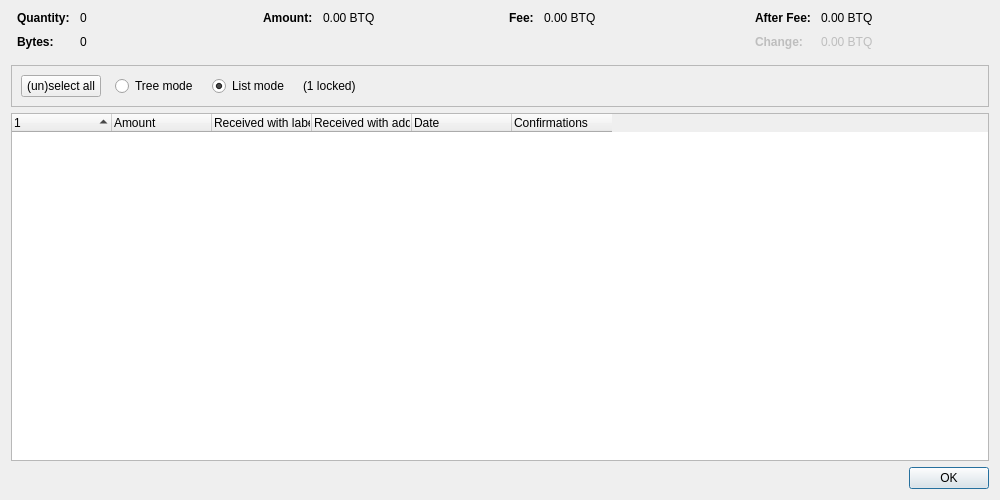
<?xml version="1.0" encoding="UTF-8"?>
<ui version="4.0">
 <class>CoinControlDialog</class>
 <widget class="QDialog" name="CoinControlDialog">
  <property name="geometry">
   <rect>
    <x>0</x>
    <y>0</y>
    <width>1000</width>
    <height>500</height>
   </rect>
  </property>
  <property name="windowTitle">
   <string>Coin Selection</string>
  </property>
  <layout class="QVBoxLayout" name="verticalLayout">
   <item>
    <layout class="QHBoxLayout" name="horizontalLayoutTop" stretch="0,0,0,0">
     <property name="topMargin">
      <number>0</number>
     </property>
     <property name="bottomMargin">
      <number>10</number>
     </property>
     <item>
      <layout class="QFormLayout" name="formLayoutCoinControl1">
       <property name="labelAlignment">
        <set>Qt::AlignLeft|Qt::AlignVCenter</set>
       </property>
       <property name="horizontalSpacing">
        <number>10</number>
       </property>
       <property name="verticalSpacing">
        <number>10</number>
       </property>
       <property name="leftMargin">
        <number>6</number>
       </property>
       <property name="rightMargin">
        <number>6</number>
       </property>
       <item row="0" column="0">
        <widget class="QLabel" name="labelCoinControlQuantityText">
         <property name="font">
          <font>
           <weight>75</weight>
           <bold>true</bold>
          </font>
         </property>
         <property name="text">
          <string>Quantity:</string>
         </property>
        </widget>
       </item>
       <item row="0" column="1">
        <widget class="QLabel" name="labelCoinControlQuantity">
         <property name="cursor">
          <cursorShape>IBeamCursor</cursorShape>
         </property>
         <property name="contextMenuPolicy">
          <enum>Qt::ActionsContextMenu</enum>
         </property>
         <property name="text">
          <string notr="true">0</string>
         </property>
         <property name="textInteractionFlags">
          <set>Qt::LinksAccessibleByMouse|Qt::TextSelectableByKeyboard|Qt::TextSelectableByMouse</set>
         </property>
        </widget>
       </item>
       <item row="1" column="0">
        <widget class="QLabel" name="labelCoinControlBytesText">
         <property name="font">
          <font>
           <weight>75</weight>
           <bold>true</bold>
          </font>
         </property>
         <property name="text">
          <string>Bytes:</string>
         </property>
        </widget>
       </item>
       <item row="1" column="1">
        <widget class="QLabel" name="labelCoinControlBytes">
         <property name="cursor">
          <cursorShape>IBeamCursor</cursorShape>
         </property>
         <property name="contextMenuPolicy">
          <enum>Qt::ActionsContextMenu</enum>
         </property>
         <property name="text">
          <string notr="true">0</string>
         </property>
         <property name="textInteractionFlags">
          <set>Qt::LinksAccessibleByMouse|Qt::TextSelectableByKeyboard|Qt::TextSelectableByMouse</set>
         </property>
        </widget>
       </item>
      </layout>
     </item>
     <item>
      <layout class="QFormLayout" name="formLayoutCoinControl2">
       <property name="horizontalSpacing">
        <number>10</number>
       </property>
       <property name="verticalSpacing">
        <number>10</number>
       </property>
       <property name="leftMargin">
        <number>6</number>
       </property>
       <property name="rightMargin">
        <number>6</number>
       </property>
       <item row="0" column="0">
        <widget class="QLabel" name="labelCoinControlAmountText">
         <property name="font">
          <font>
           <weight>75</weight>
           <bold>true</bold>
          </font>
         </property>
         <property name="text">
          <string>Amount:</string>
         </property>
        </widget>
       </item>
       <item row="0" column="1">
        <widget class="QLabel" name="labelCoinControlAmount">
         <property name="cursor">
          <cursorShape>IBeamCursor</cursorShape>
         </property>
         <property name="contextMenuPolicy">
          <enum>Qt::ActionsContextMenu</enum>
         </property>
         <property name="text">
          <string notr="true">0.00 BTQ</string>
         </property>
         <property name="textInteractionFlags">
          <set>Qt::LinksAccessibleByMouse|Qt::TextSelectableByKeyboard|Qt::TextSelectableByMouse</set>
         </property>
        </widget>
       </item>
      </layout>
     </item>
     <item>
      <layout class="QFormLayout" name="formLayoutCoinControl3">
       <property name="horizontalSpacing">
        <number>10</number>
       </property>
       <property name="verticalSpacing">
        <number>10</number>
       </property>
       <property name="leftMargin">
        <number>6</number>
       </property>
       <property name="rightMargin">
        <number>6</number>
       </property>
       <item row="0" column="0">
        <widget class="QLabel" name="labelCoinControlFeeText">
         <property name="font">
          <font>
           <weight>75</weight>
           <bold>true</bold>
          </font>
         </property>
         <property name="text">
          <string>Fee:</string>
         </property>
        </widget>
       </item>
       <item row="0" column="1">
        <widget class="QLabel" name="labelCoinControlFee">
         <property name="cursor">
          <cursorShape>IBeamCursor</cursorShape>
         </property>
         <property name="contextMenuPolicy">
          <enum>Qt::ActionsContextMenu</enum>
         </property>
         <property name="text">
          <string notr="true">0.00 BTQ</string>
         </property>
         <property name="textInteractionFlags">
          <set>Qt::LinksAccessibleByMouse|Qt::TextSelectableByKeyboard|Qt::TextSelectableByMouse</set>
         </property>
        </widget>
       </item>
      </layout>
     </item>
     <item>
      <layout class="QFormLayout" name="formLayoutCoinControl4">
       <property name="labelAlignment">
        <set>Qt::AlignLeft|Qt::AlignVCenter</set>
       </property>
       <property name="horizontalSpacing">
        <number>10</number>
       </property>
       <property name="verticalSpacing">
        <number>10</number>
       </property>
       <property name="leftMargin">
        <number>6</number>
       </property>
       <property name="rightMargin">
        <number>6</number>
       </property>
       <item row="0" column="0">
        <widget class="QLabel" name="labelCoinControlAfterFeeText">
         <property name="font">
          <font>
           <weight>75</weight>
           <bold>true</bold>
          </font>
         </property>
         <property name="text">
          <string>After Fee:</string>
         </property>
        </widget>
       </item>
       <item row="0" column="1">
        <widget class="QLabel" name="labelCoinControlAfterFee">
         <property name="cursor">
          <cursorShape>IBeamCursor</cursorShape>
         </property>
         <property name="contextMenuPolicy">
          <enum>Qt::ActionsContextMenu</enum>
         </property>
         <property name="text">
          <string notr="true">0.00 BTQ</string>
         </property>
         <property name="textInteractionFlags">
          <set>Qt::LinksAccessibleByMouse|Qt::TextSelectableByKeyboard|Qt::TextSelectableByMouse</set>
         </property>
        </widget>
       </item>
       <item row="1" column="0">
        <widget class="QLabel" name="labelCoinControlChangeText">
         <property name="enabled">
          <bool>false</bool>
         </property>
         <property name="font">
          <font>
           <weight>75</weight>
           <bold>true</bold>
          </font>
         </property>
         <property name="text">
          <string>Change:</string>
         </property>
        </widget>
       </item>
       <item row="1" column="1">
        <widget class="QLabel" name="labelCoinControlChange">
         <property name="enabled">
          <bool>false</bool>
         </property>
         <property name="cursor">
          <cursorShape>IBeamCursor</cursorShape>
         </property>
         <property name="contextMenuPolicy">
          <enum>Qt::ActionsContextMenu</enum>
         </property>
         <property name="text">
          <string notr="true">0.00 BTQ</string>
         </property>
         <property name="textInteractionFlags">
          <set>Qt::LinksAccessibleByMouse|Qt::TextSelectableByKeyboard|Qt::TextSelectableByMouse</set>
         </property>
        </widget>
       </item>
      </layout>
     </item>
    </layout>
   </item>
   <item>
    <widget class="QFrame" name="frame">
     <property name="minimumSize">
      <size>
       <width>0</width>
       <height>40</height>
      </size>
     </property>
     <property name="frameShape">
      <enum>QFrame::StyledPanel</enum>
     </property>
     <property name="frameShadow">
      <enum>QFrame::Sunken</enum>
     </property>
     <layout class="QHBoxLayout" name="horizontalLayout">
      <item>
       <layout class="QHBoxLayout" name="horizontalLayoutPanel" stretch="0,0,0,0,0">
        <property name="spacing">
         <number>14</number>
        </property>
        <item>
         <widget class="QPushButton" name="pushButtonSelectAll">
          <property name="sizePolicy">
           <sizepolicy hsizetype="Maximum" vsizetype="Fixed">
            <horstretch>0</horstretch>
            <verstretch>0</verstretch>
           </sizepolicy>
          </property>
          <property name="text">
           <string>(un)select all</string>
          </property>
          <property name="autoDefault">
           <bool>false</bool>
          </property>
         </widget>
        </item>
        <item>
         <widget class="QRadioButton" name="radioTreeMode">
          <property name="sizePolicy">
           <sizepolicy hsizetype="Maximum" vsizetype="Fixed">
            <horstretch>0</horstretch>
            <verstretch>0</verstretch>
           </sizepolicy>
          </property>
          <property name="text">
           <string>Tree mode</string>
          </property>
         </widget>
        </item>
        <item>
         <widget class="QRadioButton" name="radioListMode">
          <property name="sizePolicy">
           <sizepolicy hsizetype="Maximum" vsizetype="Fixed">
            <horstretch>0</horstretch>
            <verstretch>0</verstretch>
           </sizepolicy>
          </property>
          <property name="text">
           <string>List mode</string>
          </property>
          <property name="checked">
           <bool>true</bool>
          </property>
         </widget>
        </item>
        <item>
         <widget class="QLabel" name="labelLocked">
          <property name="text">
           <string notr="true">(1 locked)</string>
          </property>
         </widget>
        </item>
        <item>
         <spacer name="horizontalSpacer">
          <property name="orientation">
           <enum>Qt::Horizontal</enum>
          </property>
          <property name="sizeHint" stdset="0">
           <size>
            <width>40</width>
            <height>20</height>
           </size>
          </property>
         </spacer>
        </item>
       </layout>
      </item>
     </layout>
    </widget>
   </item>
   <item>
    <widget class="CoinControlTreeWidget" name="treeWidget">
     <property name="contextMenuPolicy">
      <enum>Qt::CustomContextMenu</enum>
     </property>
     <property name="sortingEnabled">
      <bool>false</bool>
     </property>
     <property name="columnCount">
      <number>6</number>
     </property>
     <attribute name="headerShowSortIndicator" stdset="0">
      <bool>true</bool>
     </attribute>
     <attribute name="headerStretchLastSection">
      <bool>false</bool>
     </attribute>
     <column>
      <property name="text">
       <string/>
      </property>
     </column>
     <column>
      <property name="text">
       <string>Amount</string>
      </property>
     </column>
     <column>
      <property name="text">
       <string>Received with label</string>
      </property>
     </column>
     <column>
      <property name="text">
       <string>Received with address</string>
      </property>
     </column>
     <column>
      <property name="text">
       <string>Date</string>
      </property>
     </column>
     <column>
      <property name="text">
       <string>Confirmations</string>
      </property>
      <property name="toolTip">
       <string>Confirmed</string>
      </property>
     </column>
     <column>
      <property name="text">
       <string/>
      </property>
     </column>
     <column>
      <property name="text">
       <string/>
      </property>
     </column>
     <column>
      <property name="text">
       <string/>
      </property>
     </column>
     <column>
      <property name="text">
       <string/>
      </property>
     </column>
    </widget>
   </item>
   <item>
    <widget class="QDialogButtonBox" name="buttonBox">
     <property name="orientation">
      <enum>Qt::Horizontal</enum>
     </property>
     <property name="standardButtons">
      <set>QDialogButtonBox::Ok</set>
     </property>
    </widget>
   </item>
  </layout>
 </widget>
 <customwidgets>
  <customwidget>
   <class>CoinControlTreeWidget</class>
   <extends>QTreeWidget</extends>
   <header>qt/coincontroltreewidget.h</header>
  </customwidget>
 </customwidgets>
 <resources/>
 <connections/>
</ui>
